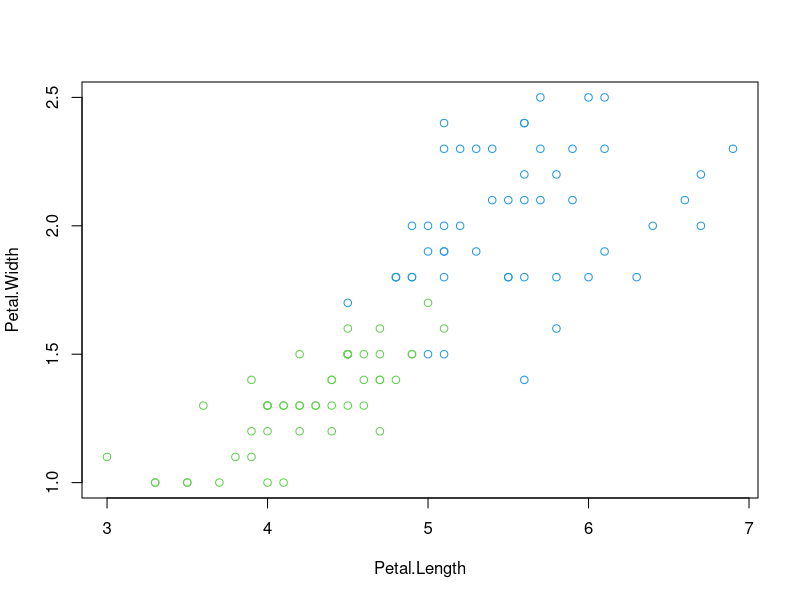
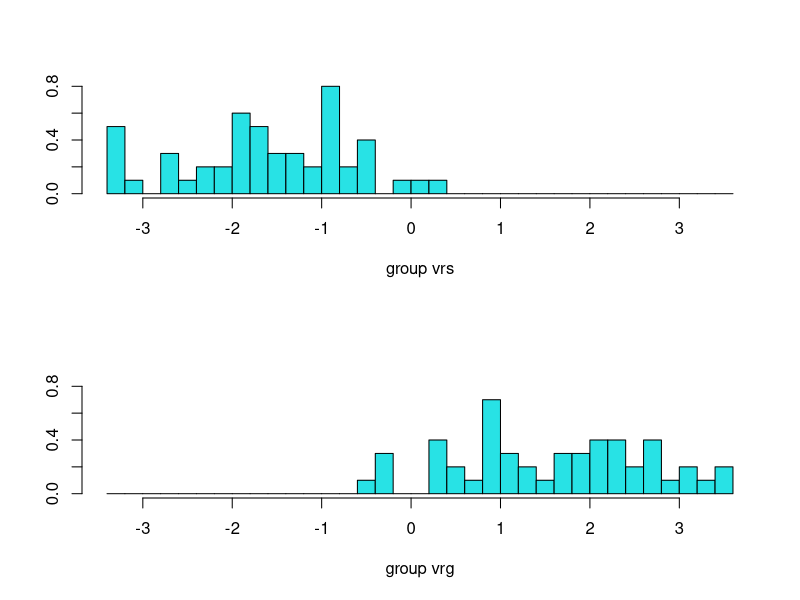

Write R code to recreate these figures, in order.
library(MASS)
## MASS has many many useful functions!
## "Modern Applied Statistics with S-Plus", Venables and Ripley
my.da = lda
CV = F
irisData = iris[iris$Species!="setosa",]
fit <- my.da(Species ~ 
           #  Sepal.Length + Sepal.Width, 
            Petal.Length + Petal.Width,
           data=irisData, 
           na.action="na.omit", CV=CV )
fit # show results

with(irisData, plot(Petal.Length, Petal.Width,
                col=as.numeric(Species) + 1))
if(CV) table(fit$class, iris$Species)

if(!CV) {
  scaling = fit$scaling
#  abline(a=(1/2)/scaling["Petal.Width","LD1"], b=scaling["Petal.Length","LD1"]/scaling["Petal.Width","LD1"])
#  abline(a=(1/2)/scaling["Petal.Width","LD2"], b=scaling["Petal.Length","LD2"]/scaling["Petal.Width","LD2"])
  plot(fit, abbrev=3)
  }
